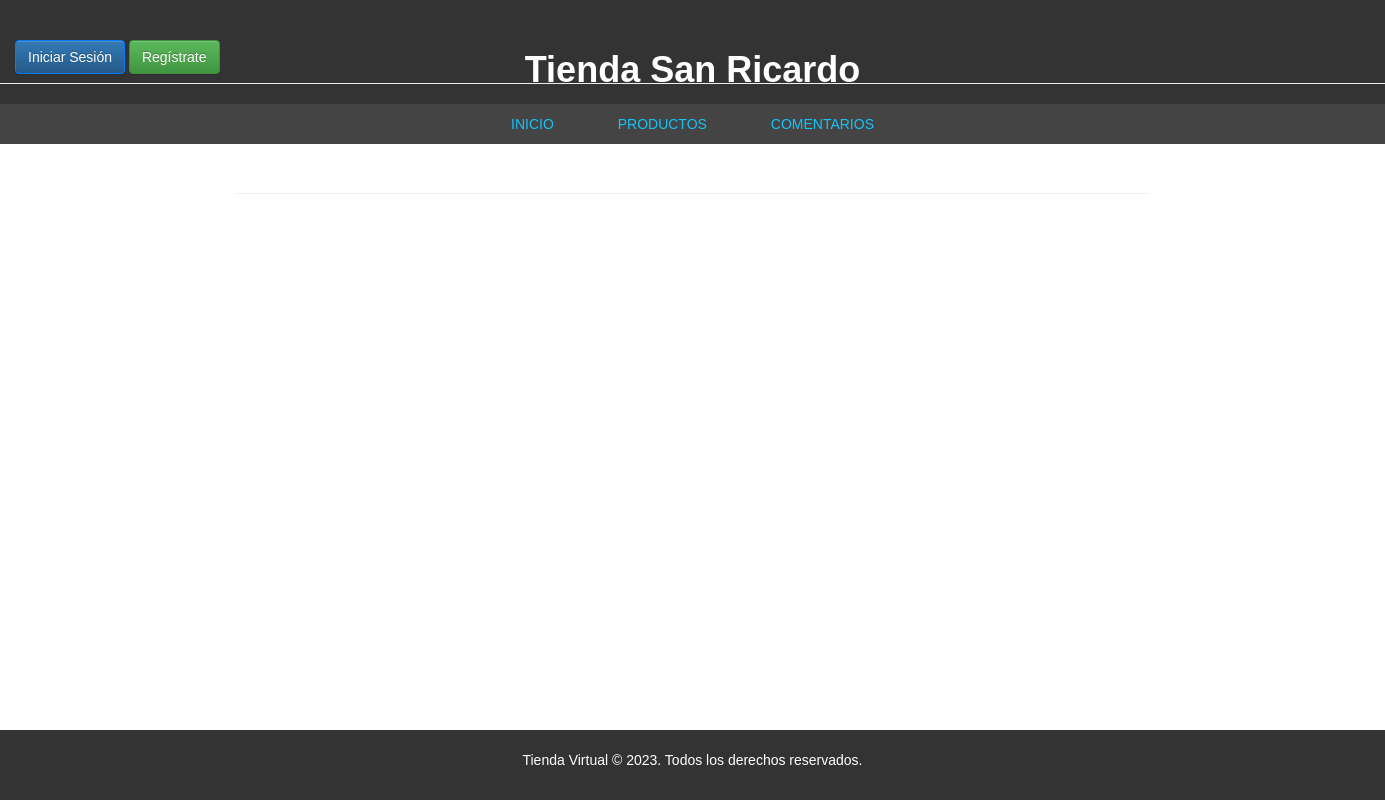
The page /sells/list/ on the database as committed earlier.
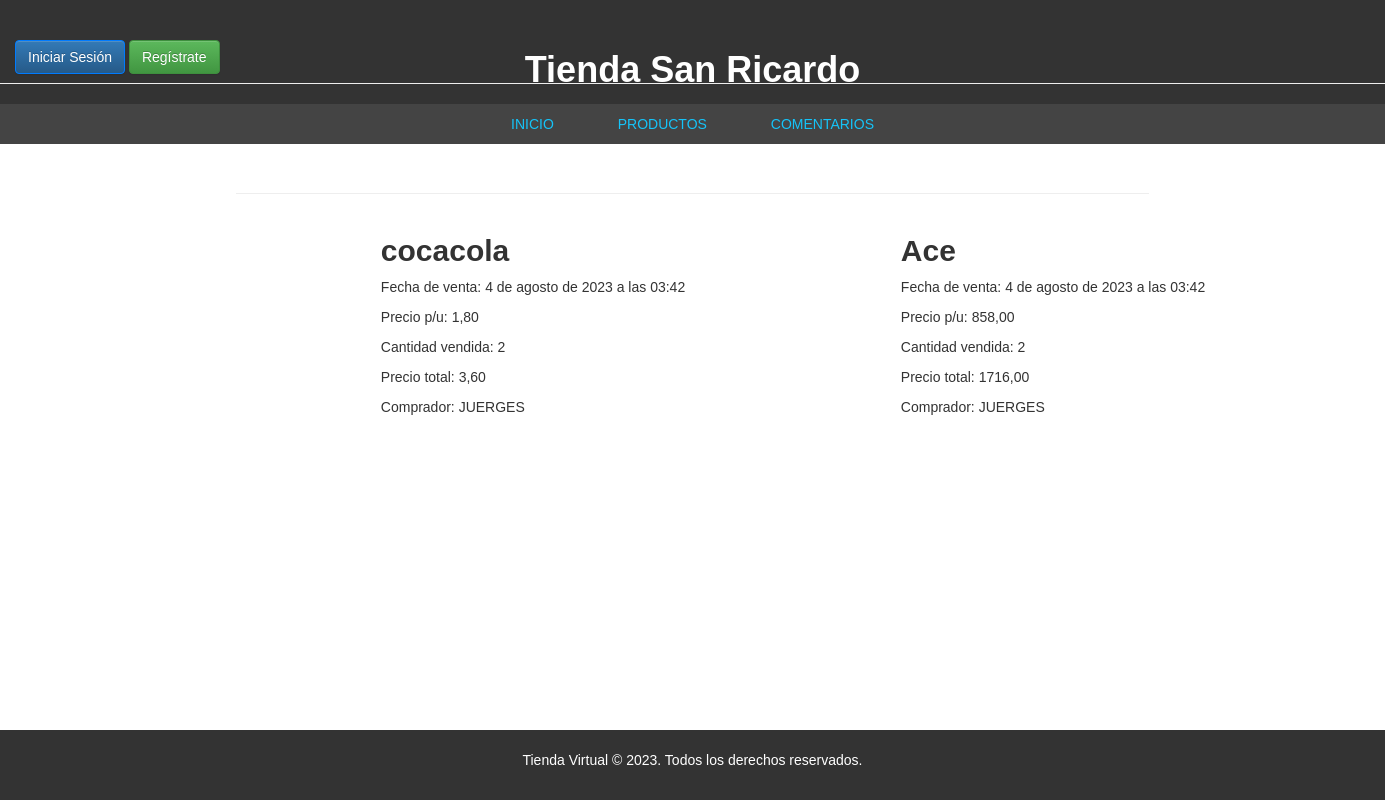
The same page on the database as committed later.
### products/models.py (models this page shows, shortened)
class VentaProducto(models.Model):
    comprador = models.ForeignKey(User, on_delete=models.CASCADE, default=1)
    producto = models.ForeignKey(Producto, on_delete=models.CASCADE)
    cantidad = models.PositiveIntegerField()
    precio_total = models.DecimalField(max_digits=10, decimal_places=2, null=True, blank=True)
    fecha_venta = models.DateTimeField(default=timezone.now)

class Producto(models.Model):
    nombre = models.CharField(max_length=200)
    descripcion = models.TextField()
    precio = models.DecimalField(max_digits=9, decimal_places=2)
    imagen = models.ImageField(upload_to='productos')

### products/views.py (the view)
# urls.py: path('sells/list/', views.sell_list, name='sell_list'),
def sell_list(request):
    sells = VentaProducto.objects.all()
    return render(request, 'ventas_list.html', {'sells': sells})

### products/templates/ventas_list.html (shortened to what this page needs)
{% extends 'index.html' %}
{% block content %}
    <div class="page-header">
    </div>
    <div class="container">
        <div class="row">
        {% for sell in sells %}
        <div class="col-md-4">
            <div class="venta">
                <h2>{{ sell.producto.nombre }}</h2>
                <p>Fecha de venta: {{ sell.fecha_venta }}</p>
                <p>Precio p/u: {{ sell.producto.precio }}</p>
                <p>Cantidad vendida: {{ sell.cantidad }}</p>
                <p>Precio total: {{ sell.precio_total }}</p>
                <p>Comprador: {{ sell.comprador }}</p>
            </div>
        </div>
        {% endfor %}
        </div>
    </div>
{% endblock %}

Rows that differ between the two databases and show on the page:
added VentaProducto: producto.nombre "cocacola", fecha_venta "4 de agosto de 2023 a las 03:42", producto.precio "1,80", cantidad "2", precio_total "3,60", comprador "JUERGES"
added VentaProducto: producto.nombre "Ace", fecha_venta "4 de agosto de 2023 a las 03:42", producto.precio "858,00", cantidad "2", precio_total "1716,00", comprador "JUERGES"
